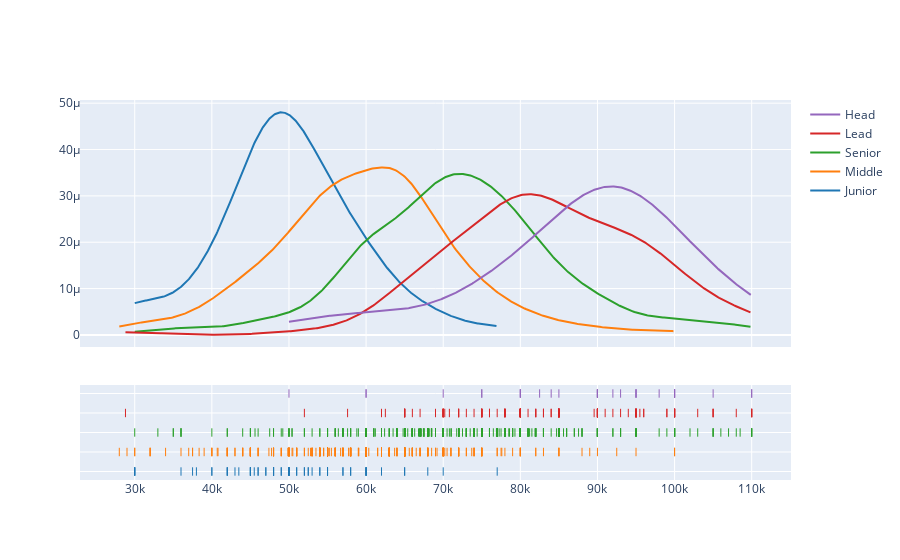
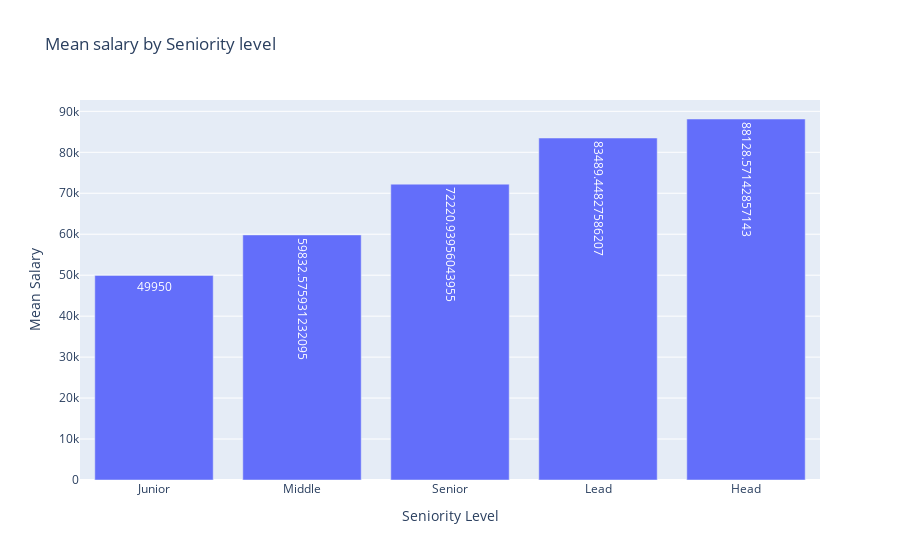

Source (notebook cell) for these figures, in order:
### Code cell
Seniority_salary=df[["Seniority_level","Salary"]]
Junior_salary=df.loc[Seniority_salary["Seniority_level"]=="Junior"]
Middle_salary=df.loc[Seniority_salary["Seniority_level"]=="Middle"]
Senior_salary=df.loc[Seniority_salary["Seniority_level"]=="Senior"]
Lead_salary=df.loc[Seniority_salary["Seniority_level"]=="Lead"]
Head_salary=df.loc[Seniority_salary["Seniority_level"]=="Head"]
labels=["Junior","Middle","Senior","Lead","Head"]
data=[Junior_salary["Salary"],Middle_salary["Salary"],Senior_salary["Salary"],Lead_salary["Salary"],Head_salary["Salary"]]

mean=[Junior_salary["Salary"].mean()
      ,Middle_salary["Salary"].mean()
      ,Senior_salary["Salary"].mean()
      ,Lead_salary["Salary"].mean()
      ,Head_salary["Salary"].mean()
      ]

fig1= ff.create_distplot(data,labels,show_hist=False)
fig2 = go.Figure(data=px.bar(x=labels,
                             y=mean,
                             title="Mean salary by Seniority level",
                             text=mean))
fig2.update_layout(
    xaxis_title="Seniority Level",
    yaxis_title="Mean Salary ",
)
fig1.show()
fig2.show()

### Figure 1 — Plotly figure (JSON) as saved in the notebook; plotly's stock layout.template omitted (floating-point values rounded to 4 significant figures; data arrays with more than 128 entries replaced by an {"elided": "..."} marker saying what was removed)
{"data": [{"legendgroup": "Junior", "marker": {"color": "rgb(31, 119, 180)"}, "mode": "lines", "name": "Junior", "showlegend": true, "type": "scatter", "x": {"elided": "500 int values"}, "xaxis": "x", "y": {"elided": "500 float values"}, "yaxis": "y"}, {"legendgroup": "Middle", "marker": {"color": "rgb(255, 127, 14)"}, "mode": "lines", "name": "Middle", "showlegend": true, "type": "scatter", "x": {"elided": "500 int values"}, "xaxis": "x", "y": {"elided": "500 float values"}, "yaxis": "y"}, {"legendgroup": "Senior", "marker": {"color": "rgb(44, 160, 44)"}, "mode": "lines", "name": "Senior", "showlegend": true, "type": "scatter", "x": {"elided": "500 int values"}, "xaxis": "x", "y": {"elided": "500 float values"}, "yaxis": "y"}, {"legendgroup": "Lead", "marker": {"color": "rgb(214, 39, 40)"}, "mode": "lines", "name": "Lead", "showlegend": true, "type": "scatter", "x": {"elided": "500 float values"}, "xaxis": "x", "y": {"elided": "500 float values"}, "yaxis": "y"}, {"legendgroup": "Head", "marker": {"color": "rgb(148, 103, 189)"}, "mode": "lines", "name": "Head", "showlegend": true, "type": "scatter", "x": {"elided": "500 int values"}, "xaxis": "x", "y": {"elided": "500 float values"}, "yaxis": "y"}, {"legendgroup": "Junior", "marker": {"color": "rgb(31, 119, 180)", "symbol": "line-ns-open"}, "mode": "markers", "name": "Junior", "showlegend": false, "type": "scatter", "x": [54000, 52500, 70000, 48000, 60000, 48000, 58000, 45000, 37500, 42000, 52000, 46000, 53000, 50000, 48000, 30000, 50000, 47000, 62000, 50000, 47000, 50000, 30000, 30000, 51000, 51000, 30000, 50000, 49000, 50000, 57000, 48000, 45000, 42000, 60000, 57000, 52000, 55000, 42000, 60000, 48000, 49000, 40000, 45000, 55000, 65000, 48000, 48000, 58000, 43000, 55000, 48000, 45000, 38000, 36000, 65000, 52500, 50000, 54000, 60000, 43500, 45000, 55000, 77000, 68000, 45500, 40000, 46000, 55000, 60000], "xaxis": "x", "y": ["Junior", "Junior", "Junior", "Junior", "Junior", "Junior", "Junior", "Junior", "Junior", "Junior", "Junior", "Junior", "Junior", "Junior", "Junior", "Junior", "Junior", "Junior", "Junior", "Junior", "Junior", "Junior", "Junior", "Junior", "Junior", "Junior", "Junior", "Junior", "Junior", "Junior", "Junior", "Junior", "Junior", "Junior", "Junior", "Junior", "Junior", "Junior", "Junior", "Junior", "Junior", "Junior", "Junior", "Junior", "Junior", "Junior", "Junior", "Junior", "Junior", "Junior", "Junior", "Junior", "Junior", "Junior", "Junior", "Junior", "Junior", "Junior", "Junior", "Junior", "Junior", "Junior", "Junior", "Junior", "Junior", "Junior", "Junior", "Junior", "Junior", "Junior"], "yaxis": "y2"}, {"legendgroup": "Middle", "marker": {"color": "rgb(255, 127, 14)", "symbol": "line-ns-open"}, "mode": "markers", "name": "Middle", "showlegend": false, "type": "scatter", "x": {"elided": "349 int values"}, "xaxis": "x", "y": {"elided": "349 str values"}, "yaxis": "y2"}, {"legendgroup": "Senior", "marker": {"color": "rgb(44, 160, 44)", "symbol": "line-ns-open"}, "mode": "markers", "name": "Senior", "showlegend": false, "type": "scatter", "x": {"elided": "546 int values"}, "xaxis": "x", "y": {"elided": "546 str values"}, "yaxis": "y2"}, {"legendgroup": "Lead", "marker": {"color": "rgb(214, 39, 40)", "symbol": "line-ns-open"}, "mode": "markers", "name": "Lead", "showlegend": false, "type": "scatter", "x": {"elided": "145 int values"}, "xaxis": "x", "y": {"elided": "145 str values"}, "yaxis": "y2"}, {"legendgroup": "Head", "marker": {"color": "rgb(148, 103, 189)", "symbol": "line-ns-open"}, "mode": "markers", "name": "Head", "showlegend": false, "type": "scatter", "x": [110000, 90000, 95000, 90000, 100000, 60000, 80000, 98000, 82500, 90000, 100000, 93000, 60000, 75000, 85000, 80000, 80000, 90000, 84000, 100000, 90000, 50000, 90000, 92000, 110000, 105000, 90000, 90000, 100000, 70000, 100000, 75000, 95000, 95000, 90000], "xaxis": "x", "y": ["Head", "Head", "Head", "Head", "Head", "Head", "Head", "Head", "Head", "Head", "Head", "Head", "Head", "Head", "Head", "Head", "Head", "Head", "Head", "Head", "Head", "Head", "Head", "Head", "Head", "Head", "Head", "Head", "Head", "Head", "Head", "Head", "Head", "Head", "Head"], "yaxis": "y2"}], "layout": {"barmode": "overlay", "hovermode": "closest", "legend": {"traceorder": "reversed"}, "xaxis": {"anchor": "y2", "domain": [0, 1], "zeroline": false}, "yaxis": {"anchor": "free", "domain": [0.35, 1], "position": 0}, "yaxis2": {"anchor": "x", "domain": [0, 0.25], "dtick": 1, "showticklabels": false}}}

### Figure 2 — Plotly figure (JSON) as saved in the notebook; plotly's stock layout.template omitted (floating-point values rounded to 4 significant figures)
{"data": [{"alignmentgroup": "True", "hovertemplate": "x=%{x}<br>y=%{y}<br>text=%{text}<extra></extra>", "legendgroup": "", "marker": {"color": "#636efa", "pattern": {"shape": ""}}, "name": "", "offsetgroup": "", "orientation": "v", "showlegend": false, "text": [49950, 59830.0, 72220.0, 83490.0, 88130.0], "textposition": "auto", "type": "bar", "x": ["Junior", "Middle", "Senior", "Lead", "Head"], "xaxis": "x", "y": [49950, 59830.0, 72220.0, 83490.0, 88130.0], "yaxis": "y"}], "layout": {"barmode": "relative", "legend": {"tracegroupgap": 0}, "title": {"text": "Mean salary by Seniority level"}, "xaxis": {"anchor": "y", "domain": [0, 1], "title": {"text": "Seniority Level"}}, "yaxis": {"anchor": "x", "domain": [0, 1], "title": {"text": "Mean Salary "}}}}
